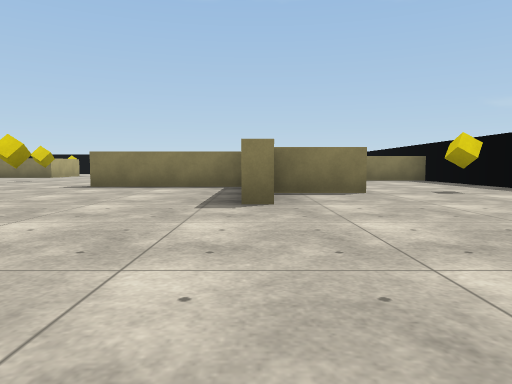
View 1 (above)

21 first-person views from a walk through a scene from a Unity 3-D project. The camera is 0.58 m above the floor, tilts 4° down and sees 70° across. The floor is counted in squares, 2 m on a side. Each view is taken from the middle of a square. On the plan, view 1 faces up. The plan holds only what a view shows up to about 9 squares ahead; the rest is blank. The player character is not drawn. Surface patterns are stand-ins for the level's own textures.

View 2
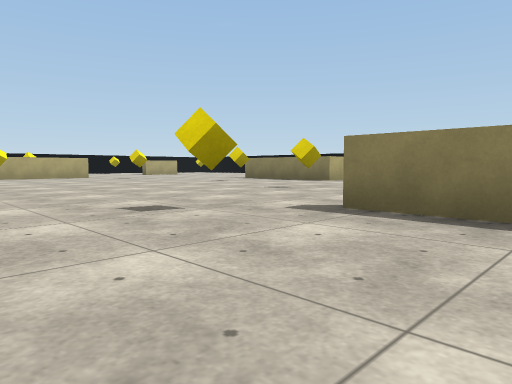

View 3
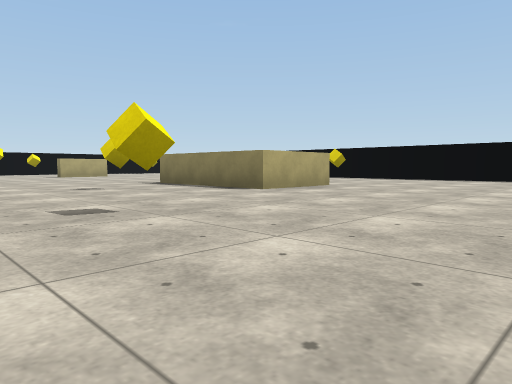

View 4
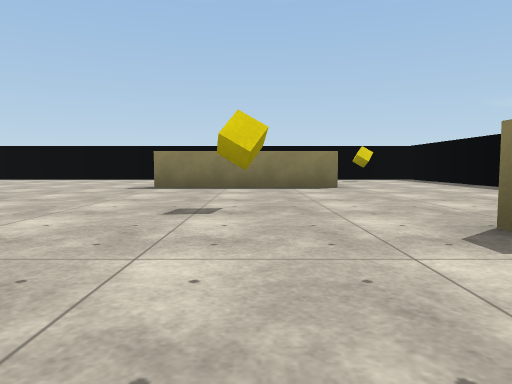

View 5
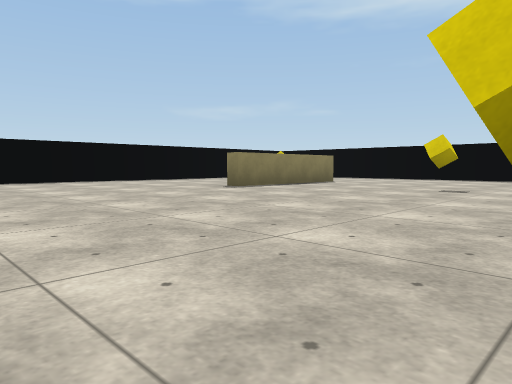

View 6
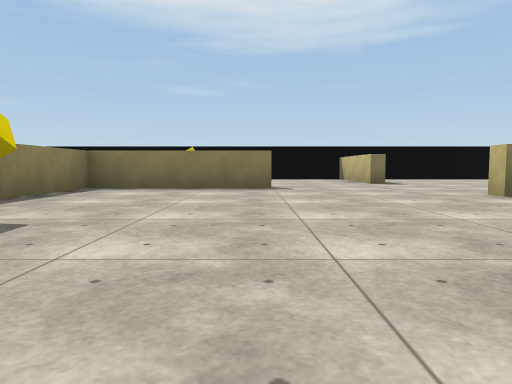

View 7
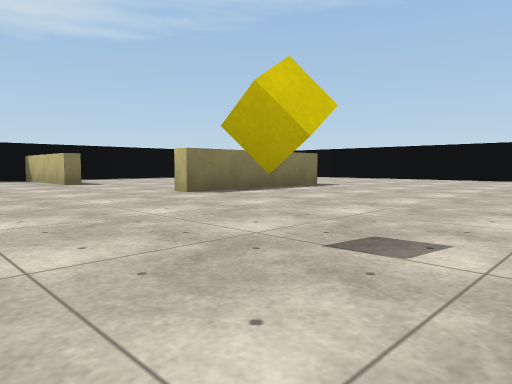

View 8
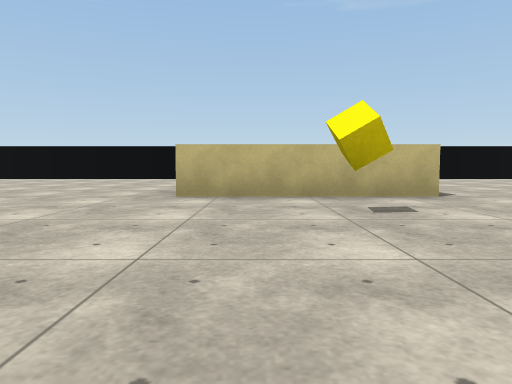

View 9
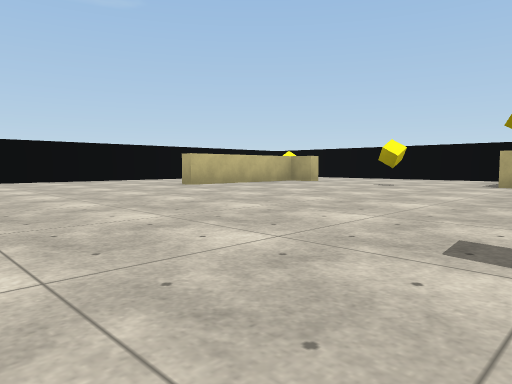

View 10
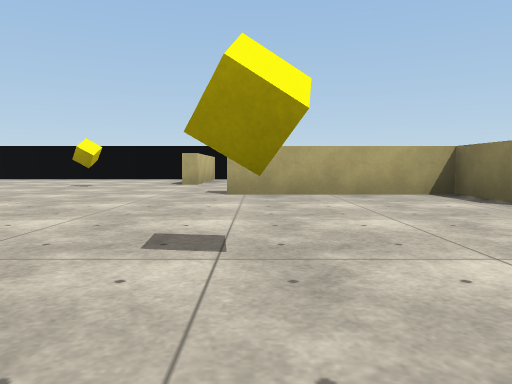

View 11
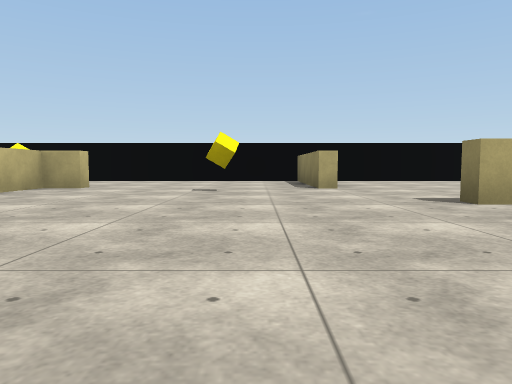

View 12
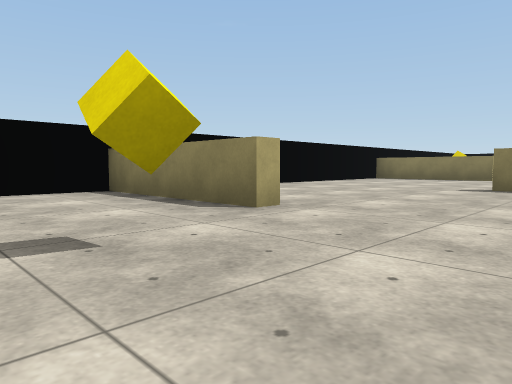

View 13
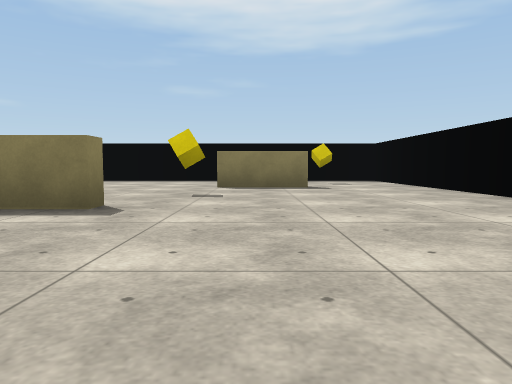

View 14
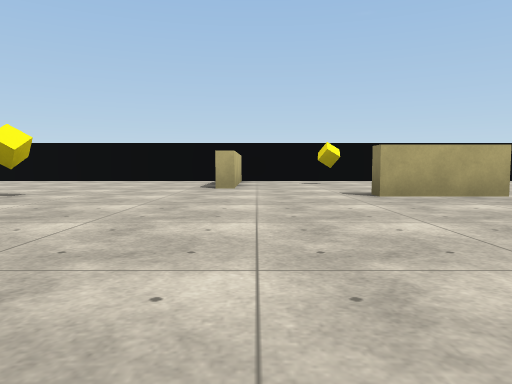

View 15
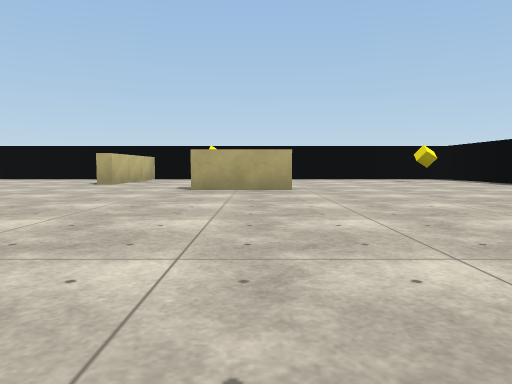

View 16
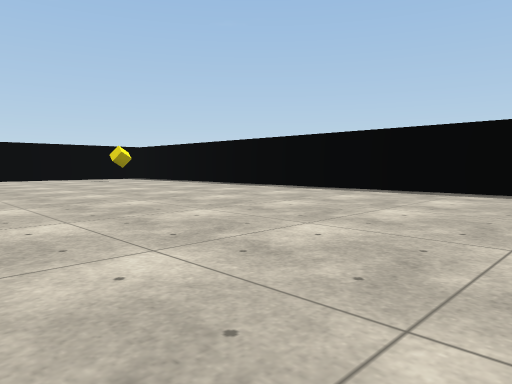

View 17
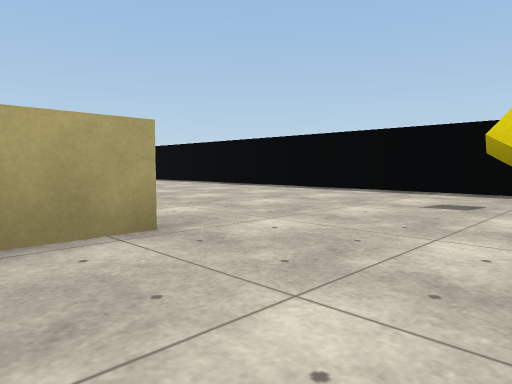

View 18
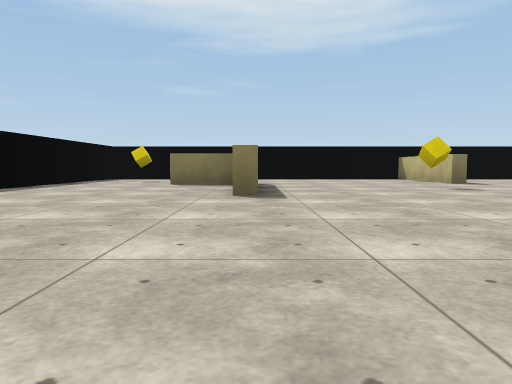

View 19
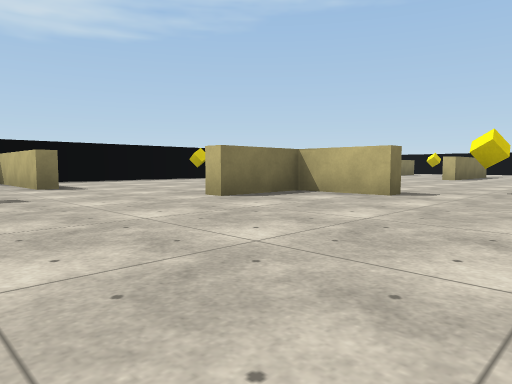

View 20
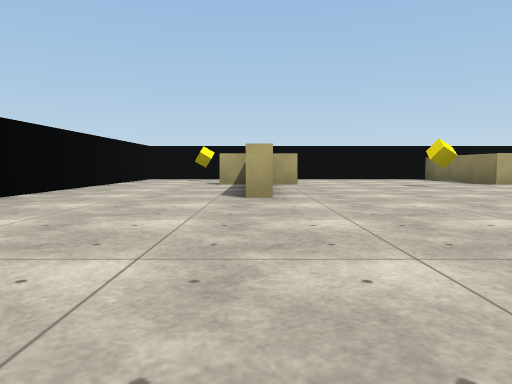

View 21
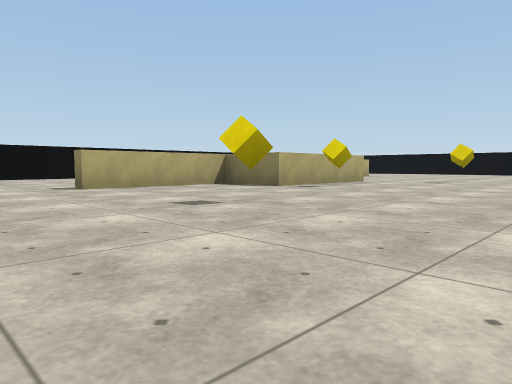

### Floor plan
Points are (right, up) in squares from view 1. A wall is a line through its corners. A room is listed if a view was taken in it or the views show most of it. See-through windows are left out.
Room 1 (views 1, 2, 3, 4, 5, 6, 7, 8, 9, 10, 11, 12, 13, 14, 15, 16, 17, 18, 19, 20, 21)
walls: (-10.6, 6.6) (-10.6, 4.1) (-11.8, 4.1) (-11.8, 1.6); (-2.4, 5.5) (-1.2, 5.5) (-1.2, 6.8); (-7.9, -0.5) (-5.1, -0.5); (-7.5, 10.9) (-7.5, 10.2); (-5.2, 10.9) (-5.2, 9.4) (-7.8, 9.4); (-0.1, 2.8) (-0.1, 5.2) (-2.4, 5.2); (-13.8, 7.5) (-16.3, 7.5) (-16.3, 1.1) (-13.8, 1.1); (-12.5, 10.5) (-12.5, 9.1); (-13.8, 0.8) (-16.3, 0.8) (-16.3, -5.4) (-9.2, -5.4); (1.2, 4.1) (0.1, 4.1); (1.1, 7.7) (3.5, 7.7) (3.5, 14.3) (-7, 14.3); (-1.5, -1.9) (-1.5, 0.8); (1.1, 1.1) (3.5, 1.1) (3.5, 7.5) (2.2, 7.5); (-9.6, 14.3) (-16.3, 14.3) (-16.3, 7.7) (-13.8, 7.7); (-13.8, -2.2) (-13.8, -2.8) (-11.4, -2.8); (1.1, 11) (-1.5, 11); (0.9, 11.4) (0.9, 12.4); (-4.2, -5.4) (3.5, -5.4) (3.5, -4); (1, -3.8) (1, -2.4); (3.5, -2.4) (3.5, 0.1)
objects: yellow cube (-15, -4); yellow cube (-15, 9); yellow cube (-15, 13); yellow cube (-13, 0); yellow cube (-12, 6); yellow cube (-10, 5); yellow cube (-9, 2); yellow cube (-9, 7); yellow cube (-7, 1); yellow cube (-7, 8); yellow cube (-7, 13); yellow cube (-4, 2); yellow cube (-4, 7); yellow cube (-3, 5); yellow cube (0, -2); yellow cube (0, 9); yellow cube (2, -4); yellow cube (2, 4); yellow cube (2, 13)

Positions as (right, up) in squares from view 1, and headings:
1: (0, 0), facing up
2: (-1, 3), facing up-left
3: (-2, 6), facing up-left
4: (0, 6), facing up
5: (-5, 7), facing up-right
6: (-5, 3), facing right
7: (-5, 3), facing down-right
8: (-6, 3), facing down
9: (-8, 2), facing down-left
10: (-8, 2), facing left
11: (-9, 0), facing left
12: (-12, -1), facing up-left
13: (-4, -3), facing right
14: (-9, 8), facing left
15: (-8, 10), facing left
16: (-8, 10), facing up-left
17: (-6, 10), facing up-left
18: (-5, 11), facing right
19: (-4, 9), facing down-right
20: (-8, -3), facing left
21: (-7, 0), facing up-left
